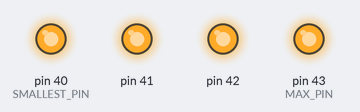
Simulated run of this sketch. Board: Arduino Mega 2560, built with avr-gcc and run on an emulated ATmega2560. Parts: output pins drawn as LEDs (lit = HIGH).

Above: at 0.1 s.
At 5.01 s:
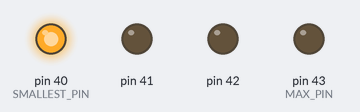
At 5.51 s:
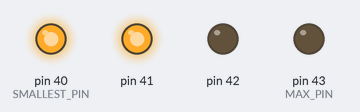
At 6.21 s:
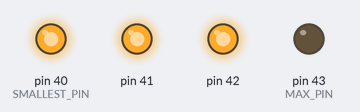
At 7.4 s:
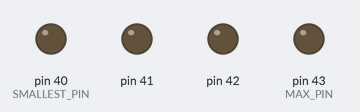
Timing chart, 0 to 8.9 s (numbered marks = the images above):
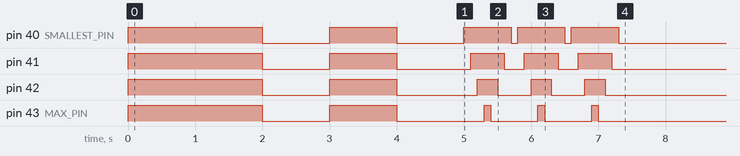

The sketch:

led_test.ino
```cpp
#define SMALLEST_PIN 40
#define MAX_PIN 43
#define RPM 6
#define ARRAY_SIZE 154
#define BASE_RPM 1000
#define MAX_RPM 12000
int i;


void setup(){

  for(i=SMALLEST_PIN; i<=MAX_PIN ; i++){
    pinMode(i,OUTPUT);
    digitalWrite(i,HIGH);
  }
  delay(2000);
  for(i=SMALLEST_PIN; i<=MAX_PIN ; i++){
    digitalWrite(i, LOW);
  }
  delay(1000);
   for(i=SMALLEST_PIN; i<=MAX_PIN ; i++){
    digitalWrite(i, HIGH);
  }
  delay(1000);
     for(i=SMALLEST_PIN; i<=MAX_PIN ; i++){
    digitalWrite(i, LOW);
  }
  delay(1000);
  int j;
  for(j=0;j<3;j++){

    for(i=SMALLEST_PIN; i<=MAX_PIN ; i++){
    digitalWrite(i, HIGH);
    delay(100);
  }
  for(i=MAX_PIN; i>=SMALLEST_PIN ; i--){
    digitalWrite(i, LOW);
    delay(100);
  }
  }
}

void loop(){

}
```
